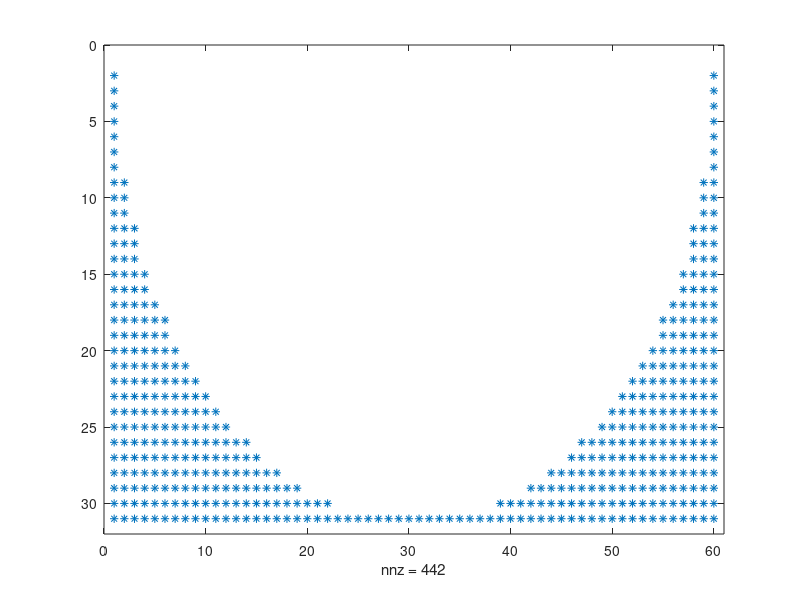

Here is the MATLAB script that generated this plot: (Note: this script raises an error after producing the figure.)
clear 
clc
tic
%
%% Input data
% Define domain
ly = 0.5;%sides of the domain
lz = 1;
% Define grid sizes
n=30;
ny_p =n; % number of points (y) Domain is enclosed
ny=ny_p+1; % number of points (y)
% nz=ny_p; % number of points (z) % periodic in z-direction
nz=ny_p*2; % number of points (z) % periodic in z-direction
dy = ly/(ny_p); % length of sub-intervals in y-axis
dz = lz/nz; % length of sub-intervals in z-axis
z = linspace(0,lz,nz);
y = 0:dy:ly;
% Pressure gradient
dpdx = -1;
% Shear at the top
Sx=0; % Could set to 1 (if normalised - always 1)
%% Build S matrix - Grid Points of the fiber
% PARABOLA shape
% parabola = (2*(z-lz/2)).^2;
% shape='parabola';
% for k=1:nz
%     for j=1:ny
%         if y(j)<parabola(k)
%             S(j, k) = 1;
%         else
%             S(j, k) = 0;
%         end
%     end
% end
% % S = flip(S);
% figure 
% spy(S)

% % TRIANGLE
% shape='triangle';
% z= linspace(0,1,nz);
% triangle = (z-lz/2);%+1+0.5*z)+0.5*lz;
% triangle2 = -z+lz/2;
% % triangle = (2*z-lz/2);%+1+0.5*z)+0.5*lz;
% % triangle2 = -2*z+lz/2;
% for k=1:nz
%     for j=1:ny
%         if y(j)<triangle(k) | y(j)<triangle2(k)
%             S(j, k) = 1;
%         else
%             S(j, k) = 0;
%         end
%     end
% end
% % S = flip(S);
% figure
% spy(S)

% TRAPEZIUM
% shape='trapezium';
% z= linspace(0,1,nz);
% trapezium = (1.333*z-1.6667*lz/2);%+1+0.5*z)+0.5*lz;
% trapezium2 = (-1.333*z+lz/2);
% for k=1:nz
%     for j=1:ny
%         if y(j)<trapezium(k) | y(j)<trapezium2(k)
%             S(j, k) = 1;
%         else
%             S(j, k) = 0;
%         end
%     end
% end
% S(1,:) = ones(1,nz);
% S = flip(S);
% figure
% spy(S)
% imagesc(S)
% surf(S)

% BLADES
% z= linspace(0,1,nz);
% S=zeros(ny,nz);
% % for j=1:ny
%     for k=1:nz
%         if z(k)<7/nz*lz | z(k)>53/nz*lz
%             S(:, k) = 1;
%         else
%             S(:, k) = 0;
%         end
%     end
% % end
% S(1,:) = ones(1,nz);
% % S = flip(S);
% figure
% spy(S)

% % ELIPSE
% a=0.5;
% b=1;
% z= linspace(0,1,nz);
% ellipse = -sqrt((lz/2)^2-(((z-lz/2).^2)/a^2)*b^2)+ly;
% for k=1:nz
%     for j=1:ny
%         if y(j)<ellipse(k)
%             S(j, k) = 1;
%         else
%             S(j, k) = 0;
%         end
%     end
% end
% % S = flip(S);
% figure 
% spy(S)
% 
%SEMI-CIRCLE
circle = (-sqrt((lz/2)^2-(z-lz/2).^2))+ly;
shape='circle';
for k=1:nz
    for j=1:ny
        if y(j)<circle(k)
            S(j, k) = 1;
        else
            S(j, k) = 0;
        end
    end
end
S = flip(S);
figure 
spy(S)
%% Build P1 matrix - pressure gradient - RHS of Stokes
P = ones(ny*nz,1);
P = sparse(P);
P = P*dpdx;
%% Build A matrix 
beta = (-2/(dy^2)-2/(dz^2)); % COEFF on point p
alpha = 1/(dy^2); % coeff on surrounding point
r1 = beta.*ones(ny,1);
r2 = alpha.*ones(ny-1,1);
r3 = alpha.*ones(1,1);
B = diag(r1,0) + diag(r2,1) + diag(r2,-1) + diag(r3,-ny+1) + diag(r3,ny-1);
B = sparse(B);

C = kron(eye(nz),B);
C = sparse(C);
gamma = 1/(dz^2);
r4 = gamma.*ones(ny*nz-ny,1);
r5 = gamma.*ones(ny,1);
D=diag(r4,-ny)+diag(r4,+ny)+diag(r5,-ny*nz+ny)+diag(r5,ny*nz-ny);
D = sparse(D);

A=C+D;
A=sparse(A);
% figure
% spy(A)
%% Build Sd matrix
% % Parabola
% z= linspace(0,1,nz);
% parabola_d = (2*(z-lz/2)).^2+dz;
% for k=1:nz
%     for j=1:ny
%         if y(j)<parabola_d(k)
%             Sd(j, k) = 1;
%         else
%             Sd(j, k) = 0;
%         end
%     end
% end
% Sc=Sd-S;
% % % 
% % % Triangle
% z= linspace(0,1,nz);
% triangle = (z-lz/2)+dy;%+1+0.5*z)+0.5*lz;
% triangle2 = -z+lz/2+dy;
% for k=1:nz
%     for j=1:ny
%         if y(j)<triangle(k) | y(j)<triangle2(k)
%             Sd(j, k) = 1;
%         else
%             Sd(j, k) = 0;
%         end
%     end
% end
% % % Sd = flip(Sd);
% figure
% spy(Sd)
% Sc=Sd-S;

% % TRAPEZIUM
% z= linspace(0,1,nz);
% trapezium = (1.333*z-1.6667*lz/2+dy);%+1+0.5*z)+0.5*lz;
% trapezium2 = (-1.333*z+lz/2+dy);
% for k=1:nz
%     for j=1:ny
%         if y(j)<trapezium(k) | y(j)<trapezium2(k)
%             Sd(j, k) = 1;
%         else
%             Sd(j, k) = 0;
%         end
%     end
% end
% % Sd = flip(Sd);
% Sd(1:2,:) = ones(2,nz);
% % figure
% % spy(Sd)
% Sc=Sd-S;

% % BLADE
% shape='blade';
% z= linspace(0,1,nz);
% Sd=zeros(ny,nz);
% for k=1:nz
%     if z(k)<8/nz*lz | z(k)>52/nz*lz
%         Sd(:, k) = 1;
%     else
%         Sd(:, k) = 0;
%     end
% end
% Sd(1:2,:) = ones(2,nz);
% % Sd = flip(Sd);
% figure
% spy(Sd)
% Sc=Sd - S;

% SEMI-CIRCLE shape
z = linspace(0,1,nz);
circle = (-sqrt((lz/2)^2-(z-lz/2).^2))+ly+dy;
for k=1:nz
    for j=1:ny
        if y(j)<circle(k)
            Sd(j, k) = 1;
        else
            Sd(j, k) = 0;
        end
    end
end
Sd=flip(Sd);
% figure
% spy(Sd)
Sc=Sd-S;
%% Solid condition - modify the A matrix - VELOCITY INSIDE FIBRE ZERO
for j = 1:ny
    for k = 1:nz
        if S(j,k)==1
            index =(k-1)*ny+j ;
            A(index,:) = 0;
            A(index,index) = 1/dy^2;
            P(index) =0;
        end
    end
end
%% Modify the A2 matrix - curve of the boundary
for j=1:ny
    for k=1:nz
        if Sc(j,k)==1
            y0=(j-(ny_p+1))*dy;
            z0=k*dz ;          
            my=abs(floor( log10(dy)));
            mz=abs(floor( log10(dz)));
            
        %ys: (j-+2,k);(j-+1,k);(j,k-+2);(j,k-+1) 
            ys=[y0-dy, y0, y0+dy];
            zs=[z0-dz, z0, z0+dz];           
% % PARABOLA
%             yp0 = (2*(z0-lz/2)).^2;
%             zpPlus = sqrt(y0)/2+lz/2;
%             zpMinus = -zpPlus;
            
% SEMI-CIRCLE
            yp0=-(-sqrt((lz/2)^2-(z0-lz/2).^2))+ly;
            zpPlus=sqrt((lz/2)^2-(y0-ly).^2)+lz/2;
            zpMinus=-zpPlus;
% % TREPEZOIDAL
%         if z0 <= lz/2
%             yp0 =  (-1.333*z+lz/2);
%         else
%             yp0 = (1.333*z-1.6667*lz/2);
%         end
%         zpPlus = (lz/2 - y0)/1.333;
%         zpMinus = (1.6667*lz/2 - y0)/1.333;
%         yp0 = -yp0;
%                
% % %TRIANGLE
%         if z0 <= lz/2
%             yp0 = z0 - lz/2;
%         else
%             yp0 = -z0+lz/2;
%         end
%         zpPlus = lz/2 - y0;
%         zpMinus = y0 + lz/2;
%           yp0 = yp0;

% % BLADE
% z(k)<10/nz*lz | z(k)>38/nz*lz
%     if z0 <= 7/nz*lz || z0>=41/nz*lz
%         yp0 = max(y);
%     else
%         yp0 = min(y);
%     end
%     epsilon = 0.001;
%     zpPlus = 41/nz*lz+epsilon;
%     zpMinus = 7/nz*lz-epsilon;
%     yp0 = yp0;

% check closest distance in z direction               
        if abs(z0-zpPlus) < abs(z0 - zpMinus)
            zp0 = zpPlus;
        else
            zp0 = zpMinus;
        end

        %Modify ys: (j-+2,k),(j-+1,k),(j,k-+2),(j,k-+1)         
            deltay=round(abs(y0-yp0),10);
            deltays=y0-yp0;
            deltaz=round(abs(z0-zp0),10);
            deltazs=z0-zp0;
            
            if deltaz<dz
                if round(deltaz,mz+2)~=0
                    zs(2-sign(deltazs))=z0-sign(deltazs)*deltaz;
                end
            end           
            if deltay<dy
                if round(deltay,my+2)~=0 
                    ys(2-sign(deltays))=y0-sign(deltays)*deltay;                     
                end
            end 
            
            bj=zeros(1,3);
            bk=zeros(1,3);          
            bj(1)=2/((ys(2)-ys(1))*(ys(3)-ys(1)));
            bj(2)=-2/((ys(3)-ys(2))*(ys(2)-ys(1))); 
            bj(3)=2/((ys(3)-ys(2))*(ys(3)-ys(1)));
            bk(1)=2/((zs(2)-zs(1))*(zs(3)-zs(1)));
            bk(2)=-2/((zs(3)-zs(2))*(zs(2)-zs(1))); 
            bk(3)=2/((zs(3)-zs(2))*(zs(3)-zs(1)));  
            
            index =(k-1)*ny+j;
            A(index,index)= bj(2) + bk(2);        
            if abs(deltay)<dy           
                if j==1
                  A(index,index+ny-1)= bj(1);
                  A(index,index+1)= 0;
                  
                elseif j==ny
                  A(index,index-ny+1)= bj(3);
                  A(index,index-1)= 0;

                else
                  A(index,index-sign(deltays))=0;       
                  A(index,index+sign(deltays))= bj(2+sign(deltays));

                end
            end                                        
            if abs(deltaz)<dz 
                if k==1
                  A(index,index+(nz-1)*ny)= bk(1);
                  A(index,index+ny)= bk(3);
                elseif k==nz
                  A(index,index-ny)= bk(3);
                  A(index,index-(nz-1)*ny)= bk(1);
                else
                  A(index,index-sign(deltazs)*ny)= bk(2-sign(deltazs));
                  A(index,index+sign(deltazs)*ny)= bk(2+sign(deltazs));
                end
            end
        end
    end
end

%% Boundary condition
% Shear at the top
for k=1:nz
    j=ny;% top of domain
    index =(k-1)*ny+j ;
    A(index,:) = 0;
    A(index,index) = 1/dy^2;
    if index~=1
        A(index,index-1) = -1/dy^2;
    end   
    P(index)=Sx;
end
% No slip at the bottom
for k = 1:nz  %controllare qui
    j=1;
    index =(k-1)*ny+j ;
    A(index,:) =0;
%     A(index,index) =1;
    A(index,index) = -2/dz^2+1/dy^2;
%     A(index,index+1) = -2/dy^2;
%     A(index,index+2)= 1/dy^2;
end

%% Solution
u = reshape(mldivide(A,P),ny,nz);
Ub=mean(mean(u));
% Lws=Ub/s;
figure
surfc(u)
% daspect([1 1 1])
% axis tight
% axis fill
% axis image
ylabel('y', 'FontSize', 18)
xlabel('z', 'FontSize', 18)
set(gca,'FontSize',18)
% us = [zeros(1,nz); u];
us = [u(:,end) u];

%% Analytical
za = linspace(0,lz,nz);
ya = linspace(0,ly,ny);
dpdx=-1;
nu=1;
R=lz/2;
index= logical(S);
for j=1:length(ya)
    for k=1:length(za)
        f(j,k)=0.25*(R^2-((ya(j)-ly)^2+(za(k)-lz/2)^2));
%         fr(j,k)=0.25*(R^2-((ya(j))^2+(za(k))^2));
    end
end
Ubmaen=mean(mean(f));
% Ubmaenr=mean(mean(fr));
ua=-1/nu*dpdx*f;
ua(index)=0;
umax=max(max(ua));
umaxmax=max(max(u));
%% Verify
for k=1:nz
    Sxtot(k)=(u(ny,k)-u(ny-1,k))/dy;
end
Sxtotm=mean(Sxtot);

%% average in z
ums=mean(u(ny,:),2);
umsa=mean(ua(ny,:),2);
%% Error and Grid Independence
fint=f;
fint(index)=0;
integraly=dy*trapz(full(u));
integralz=dz*trapz(integraly) % integration in y and z
% f_integraly=dy*trapz(full(fint));
% f_integralz=dz*trapz(f_integraly)
% relError=abs((ums-umsa)/umax*100);
% relErrorint=abs((0.0122602323037932-integralz)/umax*100);
relErrorint=abs((0.0122602323037932-integralz)/0.0122602323037932*100);
relError=abs((ua-u)/umax*100);
points_y=ny_p;
tit = ['No_points_' num2str(ny_p) '_Shape_' num2str(shape) '.mat'];
save(tit,'points_y','relError', 'relErrorint', 'integralz');

% figure
% surf(ua-u)

% ums = [0; um];

%% RMS
Diff=abs(ua(2:end,:)-u(2:end,:));
para=0;
for jj=1:size(Diff,1)
    row_y=Diff(jj,:);
    row_u = ua(jj+1,:);
    row_max(jj)=max(row_u(row_u~=0));
    row_min(jj)=min(row_u(row_u~=0));
    RMS_Y(jj) = rms(row_y(row_y~=0));
end
RMS=rms(RMS_Y); % read thesis
maxDiff=max(row_max);
minDiff=min(row_min);
relativeError=RMS/(maxDiff-minDiff);
% 
% tit = ['No_points_' num2str(ny_p) '_Shape_' num2str(shape) '.mat'];
% save(tit,'points_y','relError', 'relErrorint', 'integralz','relError');
% %%
% toc
% % save('P3_R0_08');